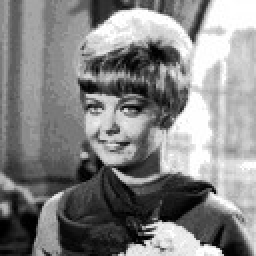
#> input picture image processing/k_means_segementation/girl.pgm, 128 x 128 px, found by its file name (shown 2 times larger)
$ python resize.py
#> lines starting #> are read from the running program, lines starting #| are printed output that depends on the picture
import cv2 as cv

img = cv.imread('E:/python/image processing/k_means_segementation/girl.pgm',cv.IMREAD_GRAYSCALE)
#> img is the input picture: shape (128, 128); min 0, max 255, mean 132.9
if img is not None:
    cv.imshow('Girl',cv.resize(img,(img.shape[1]*7,img.shape[0]*7),interpolation=cv.INTER_CUBIC))
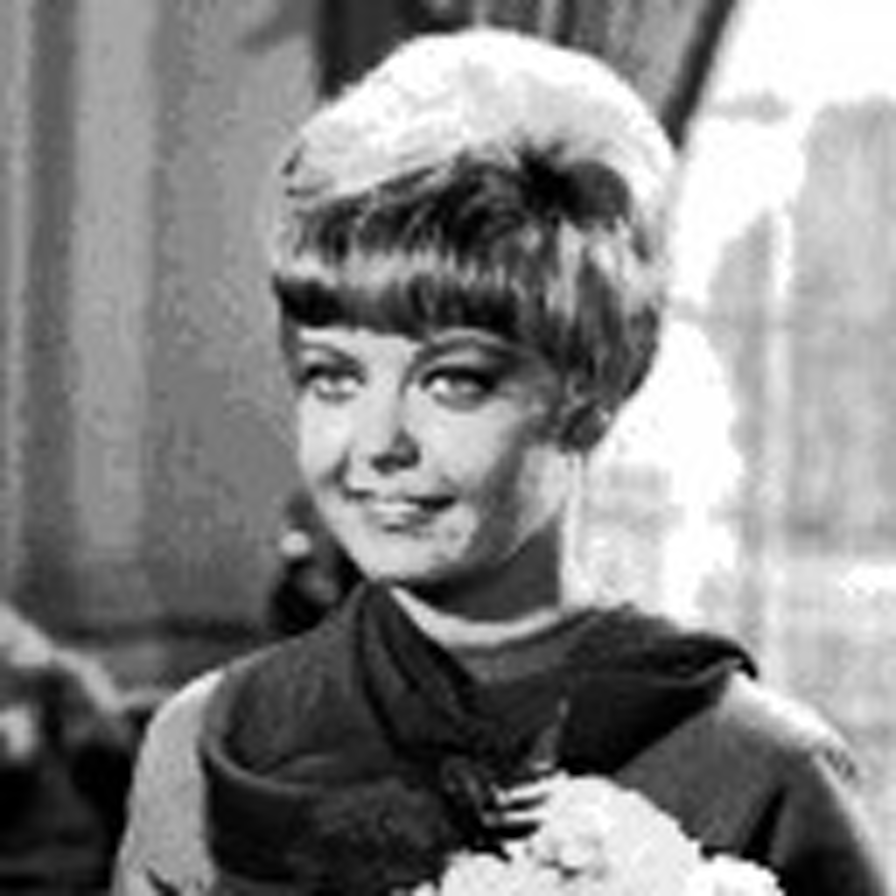
#> window 'Girl': shape (896, 896); min 0, max 255, mean 132.9
    cv.waitKey(0)
else:
    raise ValueError("img not found")
